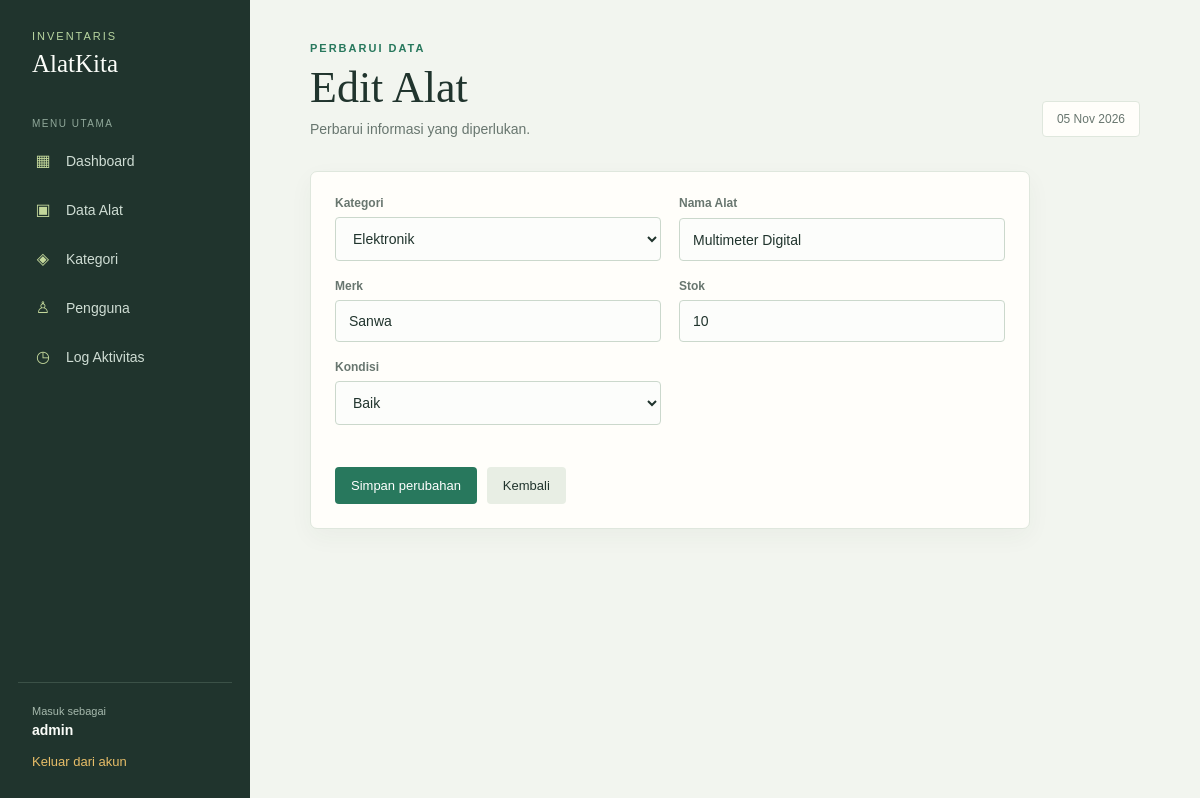
The page /edit.php?table=alat&id=1 (signed in) on the database its author committed.
### tables this page shows
CREATE TABLE `alat` (
  `id` int(11) NOT NULL,
  `kategori_id` int(11) DEFAULT NULL,
  `nama_alat` varchar(100) NOT NULL,
  `merk` varchar(50) DEFAULT NULL,
  `stok` int(11) NOT NULL,
  `kondisi` enum('Baik','Rusak Ringan','Rusak Berat') DEFAULT 'Baik'
);

CREATE TABLE `kategori` (
  `id` int(11) NOT NULL,
  `nama_kategori` varchar(50) NOT NULL,
  `deskripsi` text DEFAULT NULL
);

### edit.php (the view, shortened to what this page needs)
<?php
include "auth.php";
$table = $_GET['table'] ?? 'alat';
$id = filter_input(INPUT_GET, 'id', FILTER_VALIDATE_INT);
$categoriesQuery = mysqli_query($conn, 'SELECT id, nama_kategori FROM kategori ORDER BY nama_kategori ASC');
$categories = $categoriesQuery ? mysqli_fetch_all($categoriesQuery, MYSQLI_ASSOC) : [];
$stmt = mysqli_prepare($conn, "SELECT * FROM $table WHERE id = ?");
mysqli_stmt_bind_param($stmt, 'i', $id);
if (!mysqli_stmt_execute($stmt)) {
    die('Query data gagal dijalankan: ' . mysqli_stmt_error($stmt));
}
$result = mysqli_stmt_get_result($stmt);
$data = mysqli_fetch_assoc($result);
?>
<!DOCTYPE html>
<html>
<head>
    <link rel="stylesheet" href="style.css">
</head>
<body>
<div class="app-shell"><aside class="sidebar">
    <div class="brand"><small>Inventaris</small><h2>AlatKita</h2></div><div class="menu-label">Menu utama</div>
    <nav><a href="dashboard.php"><span class="nav-icon">▦</span>Dashboard</a><a href="tampil1.php"><span class="nav-icon">▣</span>Data Alat</a><a href="kategori.php"><span class="nav-icon">◈</span>Kategori</a><a href="user.php"><span class="nav-icon">♙</span>Pengguna</a><a href="logaktvs.php"><span class="nav-icon">◷</span>Log Aktivitas</a></nav>
    <div class="sidebar-footer"><span>Masuk sebagai</span><strong><?= htmlspecialchars($_SESSION['nama']) ?></strong><a class="logout" href="logout.php">Keluar dari akun</a></div>
</aside><main>
<div class="topbar"><div><p class="eyebrow">Perbarui data</p><h1>Edit <?= htmlspecialchars(ucfirst($table)) ?></h1><p class="welcome">Perbarui informasi yang diperlukan.</p></div><div class="date-chip"><?= date('d M Y') ?></div></div>
<section class="page-section form-card"><form class="form-grid" method="post">
<?php if ($table === 'alat'): ?>
<div class="field"><label>Kategori</label><select name="kategori_id" required>
    <?php foreach ($categories as $category): ?>
        <option value="<?= (int) $category['id'] ?>" <?= (int) $data['kategori_id'] === (int) $category['id'] ? 'selected' : '' ?>><?= htmlspecialchars($category['nama_kategori']) ?></option>
    <?php endforeach; ?>
</select></div>
<div class="field"><label>Nama Alat</label><input type="text" name="nama_alat" value="<?= htmlspecialchars($data['nama_alat']) ?>" required></div>
<div class="field"><label>Merk</label><input type="text" name="merk" value="<?= htmlspecialchars($data['merk']) ?>"></div>
<div class="field"><label>Stok</label><input type="number" name="stok" value="<?= htmlspecialchars($data['stok']) ?>" min="0" required></div>
<div class="field"><label>Kondisi</label><select name="kondisi">
    <?php foreach (['Baik', 'Rusak Ringan', 'Rusak Berat'] as $kondisi): ?>
        <option value="<?= $kondisi ?>" <?= $data['kondisi'] === $kondisi ? 'selected' : '' ?>><?= $kondisi ?></option>
    <?php endforeach; ?>
</select>
</div>
<?php elseif ($table === 'kategori'): ?>
<div class="field"><label>Nama Kategori</label><input type="text" name="nama_kategori" value="<?= htmlspecialchars($data['nama_kategori']) ?>" required></div>
<div class="field full"><label>Deskripsi</label><textarea name="deskripsi"><?= htmlspecialchars($data['deskripsi']) ?></textarea></div>
<?php endif; ?>
<div class="field full form-actions"><button class="button" type="submit" name="simpan">Simpan perubahan</button><a class="button secondary" href="<?= $table === 'alat' ? 'tampil1.php' : ($table === 'kategori' ? 'kategori.php' : 'user.php') ?>">Kembali</a></div>
</form></section></main></div>
</body>
</html>

### style.css (style rules this page uses)
:root { --ink: #20342d; --muted: #68766f; --paper: #fffefa; --canvas: #f2f5ef; --line: #dfe7dd; --teal: #28785d; --teal-dark: #17543f; --coral: #d99a2b; --danger: #b9434e; }
* { box-sizing: border-box; }
body { margin: 0; min-height: 100vh; font-family: "Trebuchet MS", Verdana, sans-serif; color: var(--ink); background: var(--canvas); }
a { color: var(--teal); }
.app-shell { display: grid; grid-template-columns: 250px minmax(0, 1fr); min-height: 100vh; }
.sidebar { display: flex; flex-direction: column; padding: 30px 18px; color: #fbfdf9; background: var(--ink); }
.brand { padding: 0 14px 40px; }
.brand small { display: block; color: #b8d6a0; font-size: 11px; letter-spacing: 2px; text-transform: uppercase; }
.brand h2 { margin: 8px 0 0; font-family: Georgia, serif; font-size: 25px; font-weight: normal; }
.menu-label { padding: 0 14px 10px; color: #91a99b; font-size: 10px; letter-spacing: 1.5px; text-transform: uppercase; }
nav { display: grid; gap: 6px; }
nav a { display: flex; align-items: center; gap: 12px; padding: 12px 14px; border-radius: 6px; color: #cfddd4; text-decoration: none; font-size: 14px; transition: background .2s, color .2s; }
.nav-icon { width: 22px; color: #c3d79b; font-size: 16px; text-align: center; }
.sidebar-footer { margin-top: auto; padding: 22px 14px 0; border-top: 1px solid #3b5147; }
.sidebar-footer span { display: block; color: #a6b9ad; font-size: 11px; }
.sidebar-footer strong { display: block; margin: 5px 0 14px; font-size: 14px; }
.logout { color: #e7bd68; font-size: 13px; text-decoration: none; }
main { width: min(1180px, 100%); padding: 42px clamp(22px, 5vw, 64px); }
.topbar { display: flex; justify-content: space-between; align-items: flex-end; gap: 20px; margin-bottom: 34px; }
.eyebrow { margin: 0 0 8px; color: var(--teal); font-size: 11px; font-weight: bold; letter-spacing: 2px; text-transform: uppercase; }
h1 { margin: 0; font-family: Georgia, serif; font-size: clamp(30px, 4vw, 44px); font-weight: normal; }
.welcome { margin: 8px 0 0; color: var(--muted); font-size: 14px; }
.date-chip { padding: 10px 14px; border: 1px solid var(--line); border-radius: 4px; color: var(--muted); background: var(--paper); font-size: 12px; }
.page-section { padding: 24px; border: 1px solid var(--line); border-radius: 7px; background: var(--paper); box-shadow: 0 8px 24px #233b2e0b; }
.button { display: inline-flex; align-items: center; justify-content: center; padding: 11px 16px; border: 0; border-radius: 4px; color: #fff; background: var(--teal); font: inherit; font-size: 13px; text-decoration: none; cursor: pointer; }
.button.secondary { color: var(--ink); background: #e8eee4; }
.form-card { max-width: 720px; }
.form-grid { display: grid; grid-template-columns: repeat(2, minmax(0, 1fr)); gap: 18px; }
.field { display: grid; gap: 7px; }
.field.full { grid-column: 1 / -1; }
.field label { color: var(--muted); font-size: 12px; font-weight: bold; }
input, select, textarea { width: 100%; padding: 12px 13px; border: 1px solid #cbd8cc; border-radius: 4px; color: var(--ink); background: #fcfdfb; font: inherit; font-size: 14px; }
.form-actions { display: flex; gap: 10px; margin-top: 24px; }

### rows shown on the page
alat: kategori_id "Elektronik", nama_alat "Multimeter Digital", merk "Sanwa", stok "10", kondisi "Baik"

### other values the page prints
$_SESSION['nama'] "admin"
$table "Alat"
